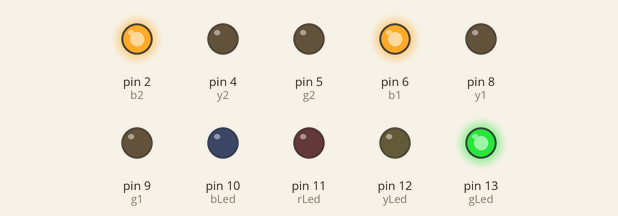
Recording of a sketch running on a simulated Arduino Uno, built with avr-gcc and run on an emulated ATmega328P. Shown: output pins drawn as LEDs (lit = HIGH). Pins used as bus, display or sensor lines are not drawn.

Above: at 0.1 s.
At 7.1 s:
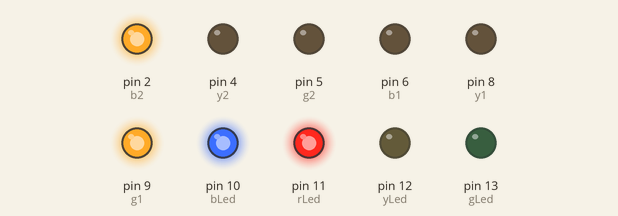
At 12.1 s:
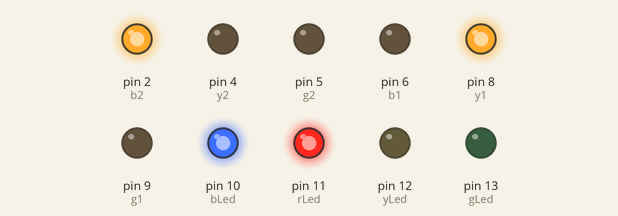
At 19.1 s:
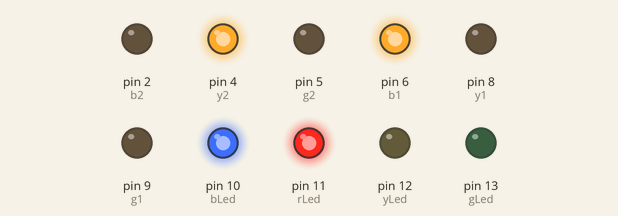
At 26.1 s:
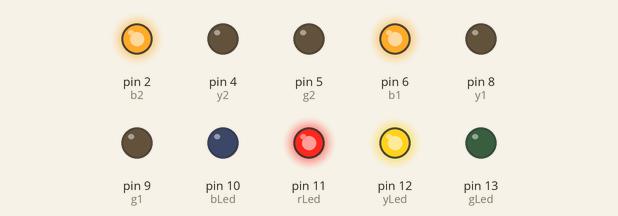
At 35.1 s:
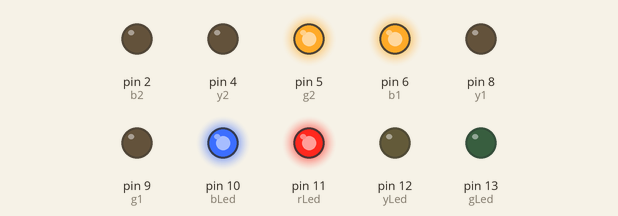
Timing chart, 0 to 36.6 s (numbered marks = the images above):
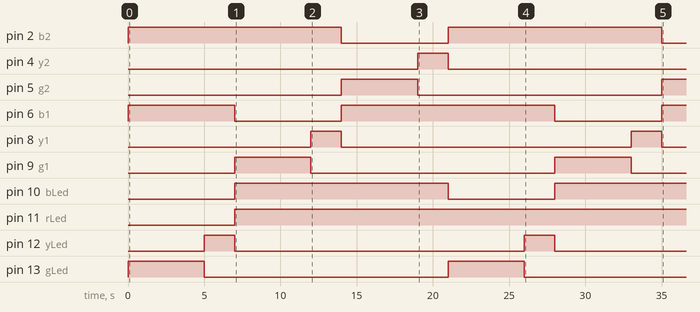

The sketch:

Semaforo_Arduino_IUJO.ino
```cpp
/* * Proyecto: Sistema Sincronizado de Semáforos - IUJO
 * Integrante: Pedro Riera
 * Materia: Electiva - Ing. Hector Mendoza
 */

// Definición de pines (Organizados por semáforo)
// Semáforo 1: 13, 12, 11 (V, A, R) + 10 (Azul)
const int gLed = 13;
const int yLed = 12;
const int rLed = 11;
const int bLed = 10;
// Semáforo 2: 9, 8, 7 (V, A, R) + 6 (Azul)
const int g1 = 9;
const int y1 = 8;
const int r1 = 7;
const int b1 = 6;
// Semáforo 3: 5, 4, 3 (V, A, R) + 2 (Azul)
const int g2 = 5;
const int y2 = 4;
const int r2 = 3;
const int b2 = 2;

void setup() {
  // Configuración de todos los pines como SALIDA
  for (int i = 2; i <= 13; i++) {
    pinMode(i, OUTPUT);
    digitalWrite(i, LOW); // Iniciar todo apagado
  }
}

void loop() {
  // --- FASE 1: Semáforo 1 Avanza ---
  digitalWrite(gLed, HIGH);
  digitalWrite(r1, HIGH); digitalWrite(r2, HIGH); // Los demás en Rojo
  digitalWrite(bLed, LOW); // Peatón 1 NO cruza
  digitalWrite(b1, HIGH);  digitalWrite(b2, HIGH); // Peatones 2 y 3 cruzan seguro
  delay(5000);

  digitalWrite(gLed, LOW);
  digitalWrite(yLed, HIGH); // Transición Amarillo S1
  delay(2000);
  digitalWrite(yLed, LOW);
  digitalWrite(rLed, HIGH); // S1 queda en Rojo

  // --- FASE 2: Semáforo 2 Avanza ---
  digitalWrite(r1, LOW);
  digitalWrite(g1, HIGH);
  digitalWrite(b1, LOW);    // Peatón 2 NO cruza
  digitalWrite(bLed, HIGH); // Peatón 1 ahora puede cruzar
  delay(5000);

  digitalWrite(g1, LOW);
  digitalWrite(y1, HIGH); // Transición Amarillo S2
  delay(2000);
  digitalWrite(y1, LOW);
  digitalWrite(r1, HIGH); // S2 queda en Rojo

  // --- FASE 3: Semáforo 3 Avanza ---
  digitalWrite(r2, LOW);
  digitalWrite(g2, HIGH);
  digitalWrite(b2, LOW);    // Peatón 3 NO cruza
  digitalWrite(b1, HIGH);   // Peatón 2 ahora puede cruzar
  delay(5000);

  digitalWrite(g2, LOW);
  digitalWrite(y2, HIGH); // Transición Amarillo S3
  delay(2000);
  digitalWrite(y2, LOW);
  digitalWrite(r2, HIGH); // S3 queda en Rojo
}
```

Measured:
- by itself, pin 2 (b2): alternates HIGH for 14.0 s and LOW for 7.0 s
- by itself, pin 4 (y2): LOW → HIGH at 19.0 s, → LOW 2.0 s later
- by itself, pin 5 (g2): LOW → HIGH at 14.0 s, → LOW 5.0 s later, → HIGH 16.0 s later
- by itself, pin 6 (b1): goes HIGH 7.0 s, LOW 7.0 s, HIGH 14.0 s, LOW 7.0 s, then HIGH
- by itself, pin 8 (y1), pin 12 (yLed): alternates HIGH for 2.0 s and LOW for 19.0 s
- by itself, pin 9 (g1), pin 13 (gLed): alternates HIGH for 5.0 s and LOW for 16.0 s
- by itself, pin 10 (bLed): LOW → HIGH at 7.0 s, → LOW 14.0 s later, → HIGH 7.0 s later
- by itself, pin 11 (rLed): LOW → HIGH at 7.0 s
